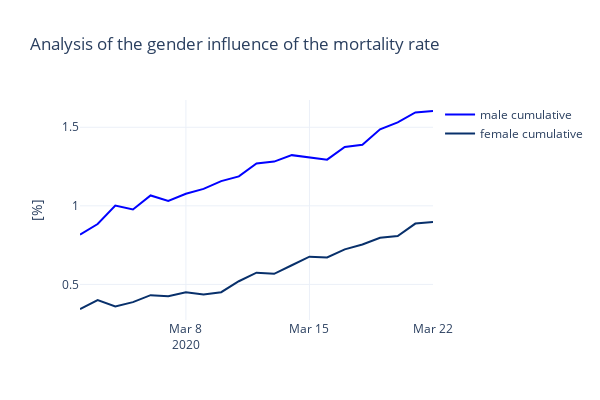

This figure's notebook cell:
### Markdown cell above
Let's investigate if gender has an effect on the virus. Therefore, we take a look at the "TimeGender" data set and produce a plot of the mortality rate similar as above

### Code cell
df=df_dict['TimeGender']
fig = go.Figure()
colors=plt.cm.Blues(np.linspace(0, 1, len(df['sex'].unique())))

for i, sex in enumerate(df['sex'].unique()):
    plt_df=df[df['sex']==sex]
    x=plt_df['date'].values
    y_conf=plt_df['confirmed'].values
    
    y_des=plt_df['deceased'].values

    #decease rate
    y_des_rate=y_des/y_conf*100

    color=f"rgba({colors[i][0]},{colors[i][1]},{colors[i][2]},{colors[i][3]})"
    
    
    fig.add_trace(go.Scatter(x=x, y=y_des_rate, name=f"{sex} cumulative", line=dict(color=color), showlegend=True))

fig.update_yaxes(title_text="[%]")
fig.update_layout(height=400,
                  width=600,
                  title_text="Analysis of the gender influence of the mortality rate",
                  template="plotly_white")
fig.show()

### Figure 1 — Plotly figure (JSON) as saved in the notebook; plotly's stock layout.template omitted (floating-point values rounded to 4 significant figures)
{"data": [{"line": {"color": "rgba(0.9686274509803922,0.984313725490196,1.0,1.0)"}, "name": "male cumulative", "showlegend": true, "type": "scatter", "x": ["2020-03-02", "2020-03-03", "2020-03-04", "2020-03-05", "2020-03-06", "2020-03-07", "2020-03-08", "2020-03-09", "2020-03-10", "2020-03-11", "2020-03-12", "2020-03-13", "2020-03-14", "2020-03-15", "2020-03-16", "2020-03-17", "2020-03-18", "2020-03-19", "2020-03-20", "2020-03-21", "2020-03-22"], "y": [0.8171, 0.884, 1.002, 0.9772, 1.066, 1.031, 1.076, 1.108, 1.157, 1.188, 1.269, 1.282, 1.323, 1.307, 1.294, 1.375, 1.389, 1.487, 1.532, 1.594, 1.603]}, {"line": {"color": "rgba(0.03137254901960784,0.18823529411764706,0.4196078431372549,1.0)"}, "name": "female cumulative", "showlegend": true, "type": "scatter", "x": ["2020-03-02", "2020-03-03", "2020-03-04", "2020-03-05", "2020-03-06", "2020-03-07", "2020-03-08", "2020-03-09", "2020-03-10", "2020-03-11", "2020-03-12", "2020-03-13", "2020-03-14", "2020-03-15", "2020-03-16", "2020-03-17", "2020-03-18", "2020-03-19", "2020-03-20", "2020-03-21", "2020-03-22"], "y": [0.3434, 0.3997, 0.3601, 0.3871, 0.4316, 0.424, 0.4505, 0.4364, 0.4505, 0.52, 0.5744, 0.5673, 0.6217, 0.6765, 0.671, 0.7227, 0.7539, 0.7971, 0.808, 0.8869, 0.8963]}], "layout": {"height": 400, "title": {"text": "Analysis of the gender influence of the mortality rate"}, "width": 600, "yaxis": {"title": {"text": "[%]"}}}}
